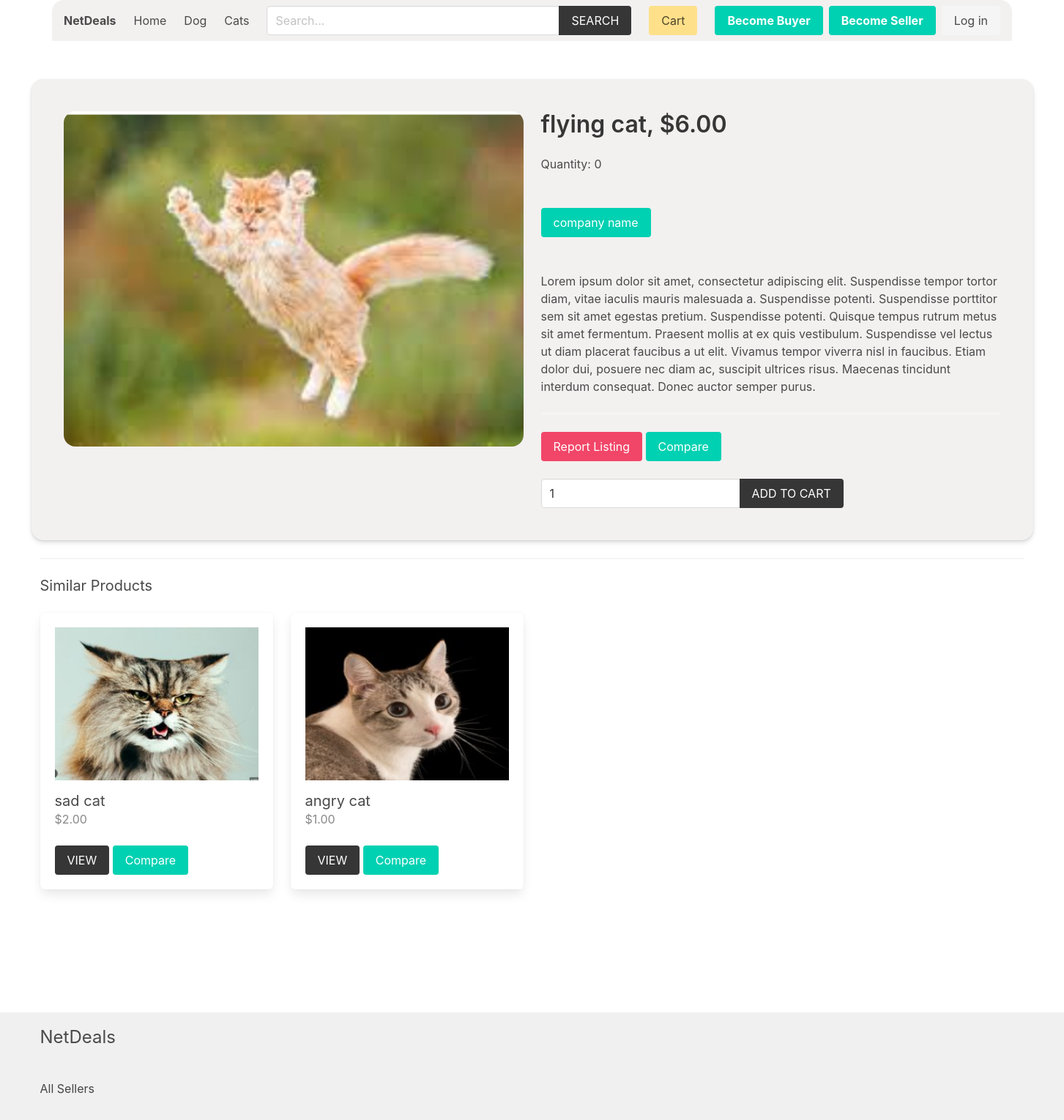
Screenshot of /product/Cats/flying-cat/ with the database file from the repository.
### product/models.py (models this page shows, shortened)
class Category(models.Model):
    title = models.CharField(max_length=50)
    slug = models.SlugField(max_length=55)
    ordering = models.IntegerField(default=0)
    class Meta:
        ordering = ['ordering']

class Product(models.Model):
    quantity = models.PositiveIntegerField(default=0)
    category = models.ForeignKey(Category, related_name='products', on_delete=models.CASCADE)
    seller = models.ForeignKey(SellerProfile, related_name="products", on_delete=models.CASCADE)
    title = models.CharField(max_length=50)
    slug = models.SlugField(max_length=55)
    description = models.TextField(blank=True, null=True)
    price = models.DecimalField(max_digits=6, decimal_places=2)
    added_date = models.DateTimeField(auto_now_add=True)
    image = models.ImageField(upload_to='uploads/', blank=True, null=True)
    thumbnail = models.ImageField(upload_to='uploads/', blank=True, null=True) # Change uploads to thumbnails
    class Meta:
        ordering = ['-added_date']
    def get_thumbnail(self):
        if self.thumbnail:
            return self.thumbnail.url

### accounts/models.py (models this page shows, shortened)
class SellerProfile(models.Model):
    is_approved = models.BooleanField(default=False) # for admin approval
    phone_number = models.CharField(max_length=15, null=True, blank=True)
    address = models.CharField(max_length=255, null=True, blank=True)
    user = models.OneToOneField(CustomUser, on_delete=models.CASCADE)
    company_name = models.CharField(max_length=100, null=True, blank=True)
    company_description = models.TextField(null=True, blank=True)

### product/views.py (the view)
# urls.py: path('product/', include('product.urls')),
def product(request, category_slug, product_slug):
    cart = Cart(request)
    product = get_object_or_404(Product, category__slug=category_slug, slug=product_slug)
    if request.method == 'POST':
        form = AddToCartForm(request.POST)
        if form.is_valid():
            quantity = form.cleaned_data['quantity']
            success = cart.add(product_id=product.id, quantity=quantity, update_quantity=False)
            if success:
                messages.success(request, "Successfully added to cart.")
            else:
                messages.error(request, "Failed to add to cart. Item is not available.")
            return redirect('product:product', category_slug=category_slug, product_slug=product_slug)
    else:
        form = AddToCartForm()
    similar_products = list(product.category.products.exclude(id=product.id))
    if len(similar_products) >= 4:
        similar_products = random.sample(similar_products, 4)
    report_form = ProductReportForm()
    context = {
        'product': product,
        'similar_products': similar_products,
        'form': form,
        'report_form': report_form,
    }
    return render(request, 'product/product.html', context)

### product/forms.py
class AddToCartForm(forms.Form):
    quantity = forms.IntegerField()

class ProductReportForm(forms.ModelForm):
    class Meta:
        model = ProductReport
        fields = ['reason']

### cart/cart.py (called while the page is built)
    def __len__(self):
        return sum(item['quantity'] for item in self.cart.values())

### cart/context_processors.py (called while the page is built)
def cart(request):
    return {'cart': Cart(request)}

### product/context_processors.py (called while the page is built)
def menu_categories(request):
    categories = Category.objects.all()
    return {'categories': categories}

### templates/product/product.html (shortened to what this page needs)
{% extends 'core/base.html' %}
{% block content %}
    <div class="columns shadowed-background">
        {% if product.image %}
            <div class="column is-half">
                <figure class="image mb-6">
                    <img class="rounded-image" src="{{product.image.url}}" alt="{{product.title}}">
                </figure>
            </div>
        {% endif %}
        <div class="column">
            <h1 class="title">{{product.title}}, ${{product.price}}</h1>
            <h2>Quantity: {{product.quantity}}</h2>
            <br>
            <br>
            <p class="mb-6">
                <a href="{% url 'seller:seller' product.seller.id %}" class="button is-primary ">{{product.seller.company_name}}</a>
            </p>
            <p>{{product.description}}</p>
            <hr>
            <button onclick="openReportModal()" class="button is-danger">Report Listing</button>
            <button type="button" class="button is-primary" onclick="compareProduct({{ product.pk }})">Compare</button>
            <br>
            <br>
            <form method="post" action="">
                <div class="field has-addons">
                    <div class="control">
                        <input type="number" name="quantity" value="1" class="input" min="1" id="">
                    </div>
                    <div class="control">
                        <button class="button is-dark is-uppercase">Add to Cart</button>
                    </div>
                </div>
            </form>
        </div>
    </div>
    {% if similar_products %}
        <hr>
        <div class="columns is-multiline">
            <div class="column is-12">
                <h2 class="subtitle">Similar Products</h2>
            </div>
            {% for product in similar_products %}
                {% include 'product/parts/list_item.html' %}
            {% endfor %}
        </div>
    {% endif %}
{% endblock content %}

### templates/core/base.html (shortened to what this page needs)
{% load static %}
{% load product_filters %}
<!DOCTYPE html>
<html lang="en">
<head>
    <link rel="stylesheet" href="https://cdn.jsdelivr.net/npm/bulma@0.9.2/css/bulma.min.css">
    <link rel="stylesheet" href="{% static 'css/main.css' %}">
</head>
<body>
    <div class="container px-4">
        <nav class="navbar px-4" role="navigation" aria-label="main navigation">
            <div class="navbar-brand">
                <a class="navbar-item" href="{% url 'core:home' %}">
                    <h1><strong>NetDeals</strong></h1>
                </a>
            </div>
            <div id="navbarBasicExample" class="navbar-menu">
                <div class="navbar-start">
                <a class="navbar-item" href="{% url 'core:home' %}">
                    Home
                </a>
                {% for category in categories %}
                    <a class="navbar-item" href="{% url 'product:category' category.slug %}">
                        {{category.title}}
                    </a>
                {% endfor %}
                </div>
                <div class="navbar-start">
                    <div class="navbar-item">
                        <form method="get" action="{% url 'product:search' %}">
                            <div class="field has-addons">
                                <div class="control">
                                    <input type="search" name="query" id="" class="input" placeholder="Search...">
                                </div>
                                <div class="control">
                                    <button class="button is-dark is-uppercase">Search</button>
                                </div>
                            </div>
                        </form>
                    </div>
                </div>
                <div class="navbar-end">
                <div class="navbar-item">
                    <a href="{% url 'cart:cart' %}" class="button is-warning">Cart {% if cart %}({{cart|length}}){% endif %}</a>
                </div>
                {% if user.role == 'seller' %}
                <div class="navbar-item has-dropdown is-hoverable">
                    <a class="navbar-link is-capitalized">
                    {{user.seller.name}}
                    </a>
                    <div class="navbar-dropdown">
                    <a class="navbar-item" href="{% url 'seller:seller-dashboard' %}">
                        Dashboard
                    </a>
                    <a class="navbar-item" href="{% url 'seller:order-history' %}">
                        Order History
                    </a>
                    <a class="navbar-item" href="{% url 'seller:edit-seller' %}">
                        Update Profile
                    </a>
                    <a class="navbar-item" href="{% url 'seller:add-product' %}">
                        Add Product
                    </a>
                    <hr class="navbar-divider">
                    <a class="navbar-item" href="{% url 'seller:logout' %}">
                        Logout
                    </a>
                    </div>
                </div>
                {% else %}
                <div class="navbar-item">
                    <div class="buttons">
                        <a class="button is-primary" href="{% url 'buyer:become-buyer' %}">
                            <strong>Become Buyer</strong>
                        </a>
                        <a class="button is-primary" href="{% url 'seller:become-seller' %}">
                            <strong>Become Seller</strong>
                        </a>
                        <a class="button is-light" href="{% url 'core:login' %}">
                            Log in
                        </a>
                    </div>
                </div>
                {% endif %}
                </div>
            </div>
            </nav>
    </div>
    <section class="section">
        <div class="container">
            {% block content %}{% endblock content %}
        </div>
    </section>
    <div class="main-content-wrapper">
        <section class="section">
        </section>
    </div>
    <footer class="footer">
        <div class="container">
            <h3 class="is-size-4 mb-4">NetDeals</h3>
            <br>
            <a href="{% url 'seller:sellers' %}">All Sellers</a>
        </div>
    </footer>
</body>
</html>

### templates/product/parts/list_item.html (shortened to what this page needs)
<div class="column is-3 product-list-item">
    <div class="box">
        <figure class="image is-4by3 mb-4">
            <img src="{{ product.get_thumbnail }}" alt="{{product.title}}">
        </figure>
        <h2 class="subtitle">{{product.title}}</h2>
        <h3 class="price is-size-6 mb-5">${{product.price}}</h3>
        <a href="{% url 'product:product' product.category.slug product.slug %}" class="button is-dark is-uppercase">View</a>
         <button type="button" class="button is-primary" onclick="compareProduct({{ product.pk }})">Compare</button>
        </div>
</div>

### core/static/css/main.css (style rules this page uses)
.footer a { margin-bottom: 15px; display: inline-block; color: #444; }
.product-list-item .box .subtitle { margin-bottom: 0; }
.product-list-item .box .price { color: #888; }

### templates/core/base.html (style rules this page uses)
.navbar { z-index: 1000; background-color: #f3f0f0; border-radius: 1rem 1rem 0 0; margin-bottom: 1rem; width: 100%; position: relative; }
.navbar .input { width: 400px; }
.navbar .field.has-addons { width: 100%; }
body { display: flex; flex-direction: column; min-height: 100vh; }
.main-content-wrapper { flex-grow: 1; }
.footer { background-color: #f0f0f0; padding: 1rem 0; }

### templates/product/product.html (style rules this page uses)
.rounded-image { border-radius: 1rem; }
.shadowed-background { box-shadow: 0 4px 6px rgba(0, 0, 0, 0.1), 0 1px 3px rgba(0, 0, 0, 0.1); border-radius: 1rem; padding: 2rem; background-color: #f3f0f0; }

### rows the page displays
Category: title "Dog"
Category: title "Cats"
Product: image (picture), title "flying cat", price "6.00", quantity "0", seller.company_name "company name", description "Lorem ipsum dolor sit amet, consectetur adipiscing elit. Suspendisse tempor tortor diam, vitae iaculis mauris malesuada a. Suspendisse potenti. Suspendisse porttitor sem sit amet egestas pretium. Suspendisse potenti. Quisque tempus rutrum metus sit amet fermentum. Praesent mollis at ex quis vestibulum. Suspendisse vel lectus ut diam placerat faucibus a ut elit. Vivamus tempor viverra nisl in faucibus. Etiam dolor dui, posuere nec diam ac, suscipit ultrices risus. Maecenas tincidunt interdum consequat. Donec auctor semper purus."
Product: get_thumbnail (picture), title "sad cat", price "2.00"
Product: get_thumbnail (picture), title "angry cat", price "1.00"
